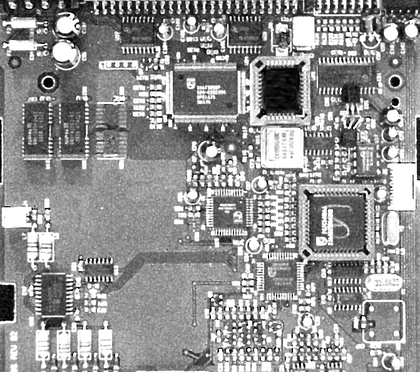
%> input picture Assignment_1/cktboard.tif, 420 x 372 px, shrunk from 671 x 594 before the run
$ octave IPdownsample_test.m   (GNU Octave 9; MATLAB toolbox functions it lacks are replaced by stand-ins)
%> lines starting %> are read from the running program, lines starting %| are printed output that depends on the picture
### Assignment_1/IPscaling_transformation.m
function It = IPscaling_transformation(I, A, interpolation)
% IPscaling_transformation Computes an image scaling operation
% using an affine transformation matrix.
% Arguments:
%       I: Input image
%       A: Affine transformation matrix [3x3] of form
%           [cx 0 0; 0 cy 0; 0 0 1;] or a scalar value, then cx=cy.
%       interpolation: interpolation method. See IPinterpolate.m
if isnumeric(A)
    A = [A 0 0; 0 A 0; 0 0 1;];
end
if ~exist('interpolation', 'var')
   interpolation = 'none';
end
I = im2double(I);

% Image size
[M, N] = size(I); % height, width
D = [M, N, 1];  % dimensions

% Transformed dimensions
Dt = D * A;
Mt = round(Dt(1));
Nt = round(Dt(2));

% Map coordinates to new values
It = zeros(Mt, Nt);

%% Inverse mapping
% Perform _inverse mapping_ instead of forward mapping. Compute
% the inverse affine transformation matrix $A^{-1}$. See
% section 2.6 of (DIP, 42 - Gonzalez, Woods) book, page 102.
for y = 1:Mt
    for x = 1:Nt
        Pt = [x, y, 1];
        P = Pt / A; % original coordinate (same as Pt * inv(A)).
        offset = diag(0.5 * (1 - inv(A)))'; % inverse mapping centering offset
        It(y, x) = IPinterpolate(I, P, offset, interpolation);
    end
end

end

### Assignment_1/IPdownsample.m
function downsampledImage = IPdownsample(I, factor)
% IPdownsample Down-samples an image by a factor of `factor`, which
% must be a (positive) integer, i.e. factor >= 1.
% Arguments:
%   I: input image to downsample
%   factor: factor to shrink with. Must be an integer.
assert(isinteger(factor), 'factor must be an integer (was %d)', factor);
It = IPscaling_transformation(I, 1/double(factor), 'nearest');
downsampledImage = uint8(It * 2^8); % normalize back to 8-bit int image.
end

### Assignment_1/IPdownsample_test.m
clc;                                  % clear the command window
close all;                            % close open figure windows

imname = 'cktboard';

inputfile = ['input_images/', imname,'.tif'];
f=imread(inputfile);                  % read input image
%> f is the input picture: size 372x420 uint8; min 0, max 255, mean 145.8
M = size(f,1);
%> M = 372
N = size(f,2);
%> N = 420

%%%%%%%%%%%%%%%%%%%%%%%%%%%%%%%%%%%%%%%%%%%%%%%%%%%%%%%%%%%%%%%%%%%%
% Image downsampling
downsamplingFactor = uint8(4);
g = IPdownsample(f, downsamplingFactor);
%> after the loop in IPscaling_transformation, `for y = 1:Mt`:
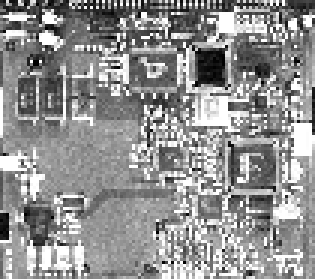
%> It: size 93x105 double (shown 3 times larger); min 0, max 1, mean 0.571

downsamplingFactor2 = uint8(15);
g2 = IPdownsample(f, downsamplingFactor2);
%> call 2 of IPdownsample, with factor = 15
%> in IPdownsample (call 2), `It = IPscaling_transformation(I, 1/double(factor), 'nearest');`:
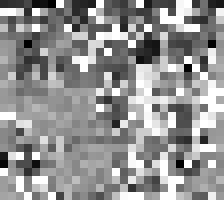
%> It: size 25x28 double (shown 8 times larger); min 0, max 1, mean 0.572

% Write output to file
outputfile = ['output_images/', imname,...
    '_downsamplingFactor=' num2str(downsamplingFactor), '.png'];
imwrite(g, outputfile);
fprintf('\nFiltered image saved in file %s\n', outputfile);

%%%%%%%%%%%%%%%%%%%%%%%%%%%%%%%%%%%%%%%%%%%%%%%%%%%%%%%%%%%%%%%%%%%%
% Plot images

% Plot the input image
figure;
subplot(131);
colormap(gray(256));
imagesc(f);
axis equal;
axis tight;
title('INPUT IMAGE')

% Plot the output image
subplot(132);
colormap(gray(256));
imagesc(g);
axis equal;
axis tight;
title('DOWNSAMPLED (x4)')

% Plot the output image
subplot(133);
colormap(gray(256));
imagesc(g2);
axis equal;
axis tight;
title('DOWNSAMPLED (x15)')

% Write current figure to file
all_file = ['output_plots/', imname,'_all',...
    '_downsamplingFactor=', num2str(downsamplingFactor), '.svg'];
set(gcf, 'PaperUnits', 'normalized')
set(gcf, 'PaperPosition', [0 0 0.7 0.15])
saveas(gcf,all_file);

fprintf('\nComplete image has been saved in file %s\n', all_file);

$ run again, with Assignment_1/bubbles.tif copied over Assignment_1/cktboard.tif
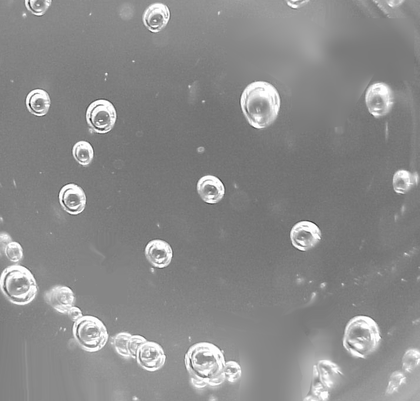
%> input picture Assignment_1/bubbles.tif, 420 x 401 px, shrunk from 714 x 682 before the run
%> f is the input picture: size 401x420 uint8; min 21, max 255, mean 138.6
%> after the loop in IPscaling_transformation, `for y = 1:Mt`:
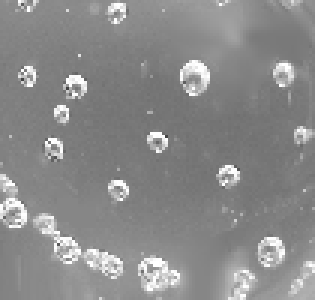
%> It: size 100x105 double (shown 3 times larger); min 0.263, max 1, mean 0.544
%> in IPdownsample (call 2), `It = IPscaling_transformation(I, 1/double(factor), 'nearest');`:
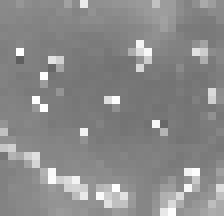
%> It: size 27x28 double (shown 8 times larger); min 0.373, max 1, mean 0.543
%> downsampledImage: size 27x28 uint8
